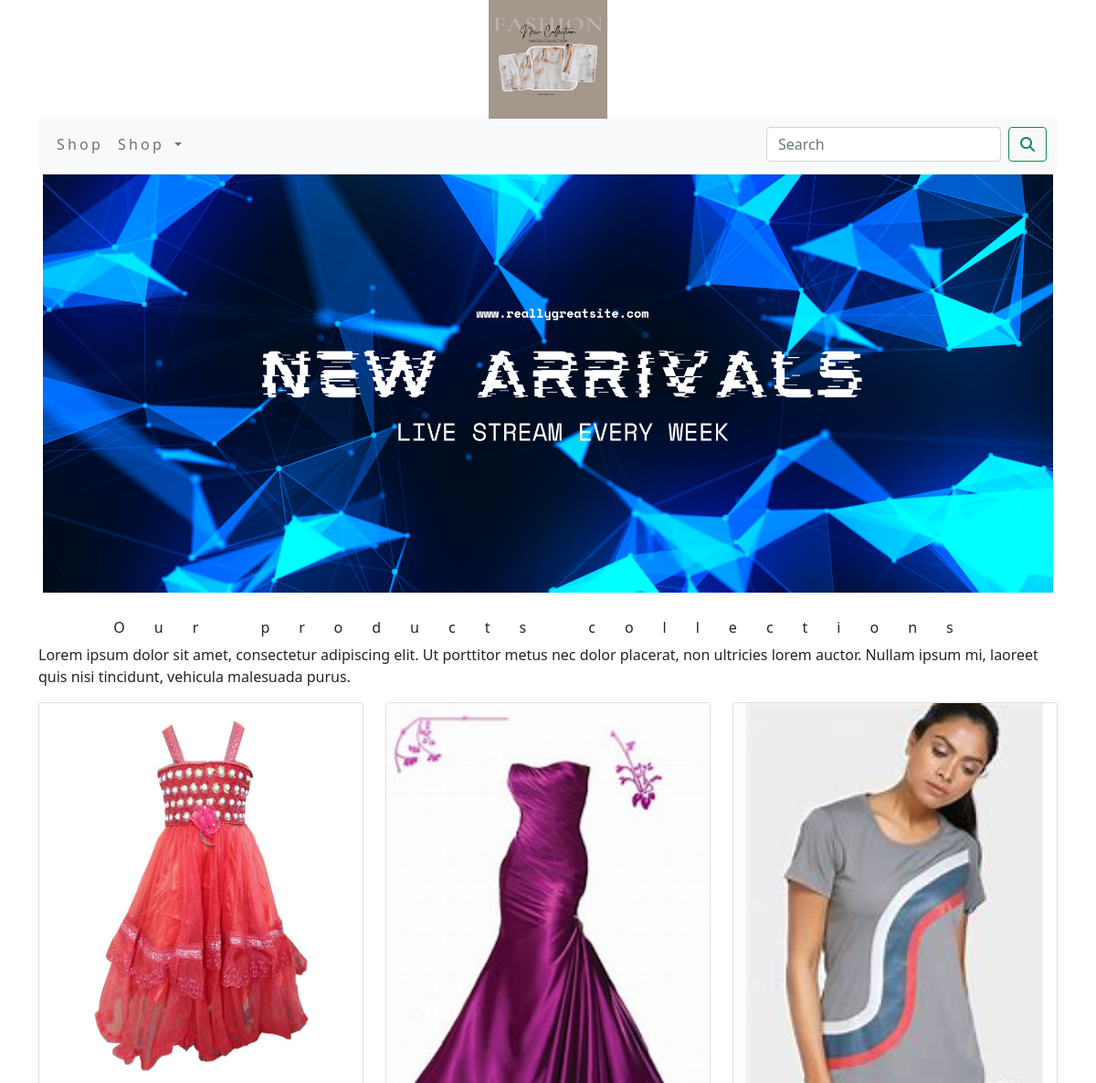
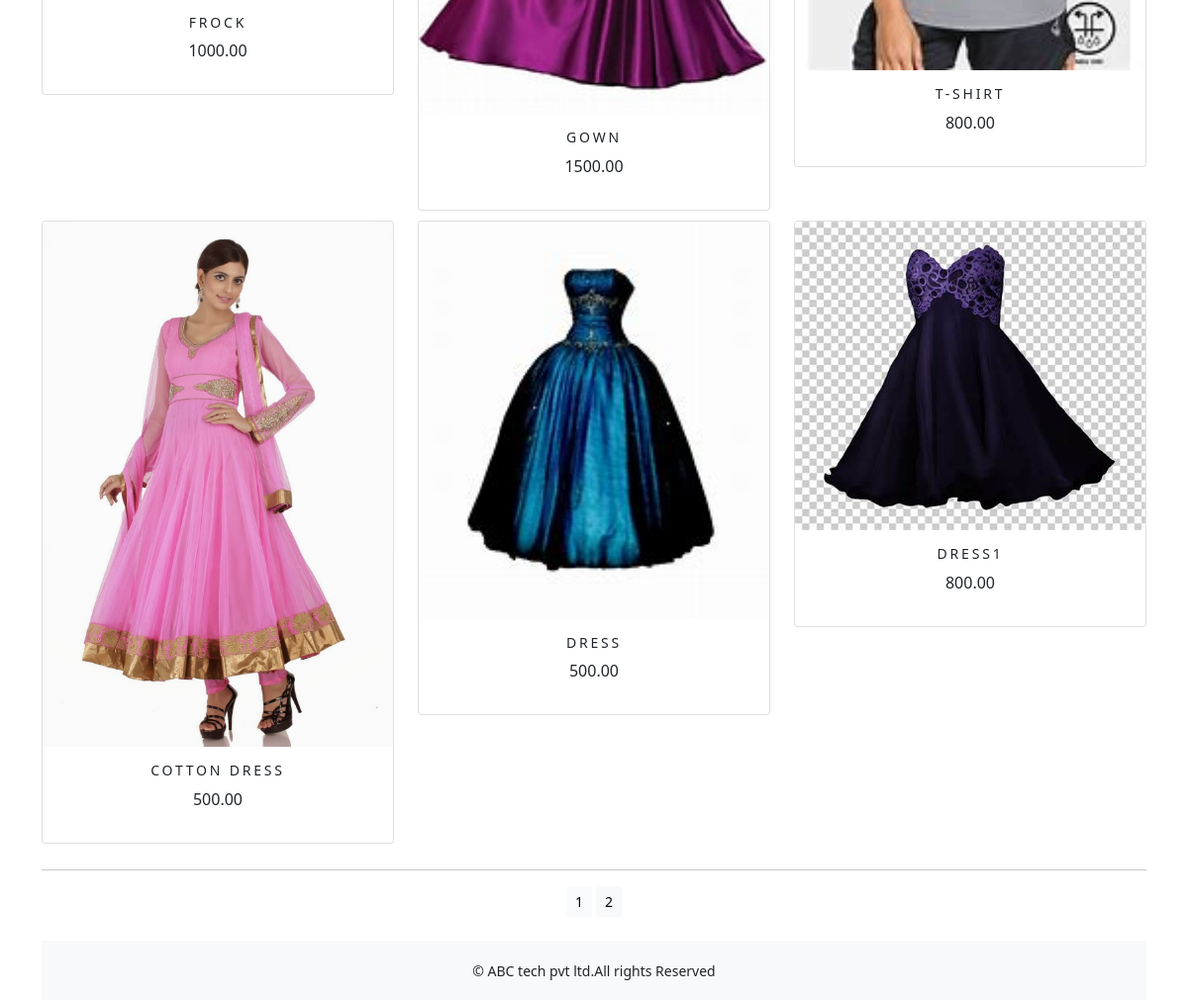
The page /shops on the database its author committed (2 pictures, top to bottom).
### shops/models.py (models this page shows, shortened)
class product(models.Model):
    name=models.CharField(max_length=250,unique=True)
    slug=models.SlugField(max_length=250,unique=True)
    description=models.TextField(blank=True)
    price=models.DecimalField(max_digits=10,decimal_places=2)
    category=models.ForeignKey(category,on_delete=models.CASCADE)
    image=models.ImageField(upload_to='product',blank=True)
    stock=models.IntegerField()
    available=models.BooleanField(default=True)
    created=models.DateTimeField(auto_now_add=True)
    updated=models.DateTimeField(auto_now=True)
    def get_url(self):
        return reverse('shops:prodCatdetail',args=[self.category.slug,self.slug])
    class Meta:
        ordering=('name',)
        verbose_name='product'
        verbose_name_plural='product'

### shops/views.py (the view)
# urls.py: path('',views.allProdCat,name='allProdCat'),
def allProdCat(request,c_slug=None):
    c_page=None
    products_list=None
    if c_slug!=None:
        c_page=get_object_or_404(category,slug=c_slug)
        products_list=product.objects.all().filter(category=c_page,available=True)
    else:
        products_list=product.objects.all().filter(available=True)
    paginator=Paginator(products_list,6)
    try:
        page=int(request.GET.get('page','1'))
    except:
        page=1
    try:
        products=paginator.page(page)
    except  (EmptyPage,InvalidPage):
        products=paginator.page(paginator.num_pages)
    return render(request,"category.html", {'category':c_page,'products':products})

### cart/context_processors.py (called while the page is built)
def counter(request):
    item_count=0
    if 'admin' in request.path:
        return {}
    else:
        try:
            cart=Cart.objects.filter(cart_id=_cart_id(request))
            car_items=CartItem.objects.all().filter(cart=cart[:1])
            for cart_item in car_items:
                item_count += cart_item.quantity
        except Cart.DoesNotExist:
            item_count =0
    return   dict(item_count=item_count)

### cart/views.py (called while the page is built)
def _cart_id(request):
    cart=request.session.session_key
    if not cart:
        cart=request.session.create()
    return cart

### shops/context_processors.py (called while the page is built)
def menu_links(request):
    links=category.objects.all()
    return dict(links=links)

### shops/models.py (called while the page is built)
    def get_url(self):
        return reverse('shops:products_by_category',args= [self.slug])

### templates/category.html (shortened to what this page needs)
{% extends 'base.html' %}
{% load static %}
{% block content %}
<div class="mx_auto">
    {% if category %}
    <img  class="my_image" src="{{category.image.url}}" alt="{{category.name}}">
</div>
<br>
<div>
    <h1 class="text-center my_title">{{category.name}}</h1>
    <p class="text-justify">{{category.description}}</p>
</div>
{% else %}
<div>
    <img class="my_image my_image_padding" src="{% static 'img/banner.png' %}" alt="Our products">
</div>
<br>
<div>
    <h1 class="text-center my_title"> Our products collections</h1>
    <p class="text-justify">Lorem ipsum dolor sit amet, consectetur adipiscing elit. Ut porttitor metus nec dolor placerat, non ultricies lorem auctor. Nullam ipsum mi, laoreet quis nisi tincidunt, vehicula malesuada purus.</p>
</div>
{% endif %}
<div clas="container">
    <div class="row mx_auto">
        {% for product in products.object_list %}
        <div class="my_bottom_margin col">
            <div class="card text-center" style="min-width:18rem;">
            <a href="{{product.get_url}}"><img class="card-img-top my_image" src="{{product.image.url}}" alt="{{product.name}}" width="1250px;"></a>
            <div class="card-body">
                <h4>{{product.name}}</h4>
                <p>{{product.price}}</p>
            </div>
            </div>
        </div>
    {% endfor %}
    </div>
    <div class="mx-auto">
        {% if products.paginator.num_pages > 1 %}
        <hr>
        <div class="text-center">
            {% for pg in products.paginator.page_range %}
                <a href="?page={{pg}}"  class="btn btn-light btn-sm {% if products.number == pg %}active {% endif %}">{{pg}}</a>
            {% endfor %}
        </div>
        {% endif %}
    </div>
    <br>
</div>
{% endblock %}

### templates/base.html (shortened to what this page needs)
{% load static %}
<!DOCTYPE html>
<html lang="en">
<head>
    <link rel="stylesheet" href="{% static 'css/custom.css' %}">
      <link href="{% static 'css/bootstrap.min.css' %}" rel="stylesheet" >
</head>
<body>
<div class="container">
    {% include 'header.html' %}
    {% include 'navbar.html' %}
    {% block content %}
    {% endblock %}
    </div>
    {% include 'footer.html' %}
</body>
</html>

### templates/header.html
{% load static %}
<header>
    <center>
        <a href="{%url 'shops:allProdCat' %}"> <img src="{% static 'img/logo.png' %}" alt="logo image" width="130px;" height="130px;">
    </center>
</header>

### templates/navbar.html (shortened to what this page needs)
<nav class="navbar navbar-expand-lg navbar-light bg-light">
  <div class="container-fluid">
    <div class="collapse navbar-collapse" id="navbarSupportedContent">
      <ul class="navbar-nav me-auto mb-2 mb-lg-0">
        <li class="nav-item">
          <a class="nav-link" href="#">Shop</a>
        </li>
        <li class="nav-item dropdown {% if 'shop' in request.path %} active {% endif %}">
          <a class="nav-link dropdown-toggle" href="#" id="navbarDropdown" role="button" data-bs-toggle="dropdown" aria-expanded="false">
            Shop
          </a>
        </li>
      </ul>
      <form class="d-flex" action="{% url 'search_app:SearchResult' %}" method="get">
        <input class="form-control me-2" type="search" placeholder="Search" name="q" aria-label="Search">
        <button class="btn btn-outline-success" type="submit"><i class="fa fa-search" ></i>
</button>
      </form>
    </div>
  </div>
</nav>

### templates/footer.html
<div class="footer navbar-fixed-bottom my_footer">
    <p class="text-center">&copy; ABC tech pvt ltd.All rights Reserved</p>
</div>

### static/css/custom.css (style rules this page uses)
body { font-family: 'Roboto', sans-serif; }
.nav-item { letter-spacing : .2em; font-size :14px text-transform :uppercase; }
.my_footer { background-color:#f8f9fa; height:60px; }
.my_footer p { padding-top:20px; font-size:14px; }
.my_image { width: 100%; height:auto; }
.my_title { font-size:16px; text_transform:uppercase; letter-spacing:02em; }
.my_image_padding { padding:5px; }
.my_bottom_margin { margin-bottom:10px; }
.card-body h4 { font-size:14px; text-transform:uppercase; letter-spacing:.2em; }

### rows shown on the page
product: image (picture), name "FROCK", price "1000.00"
product: image (picture), name "GOWN", price "1500.00"
product: image (picture), name "T-SHIRT", price "800.00"
product: image (picture), name "COTTON DRESS", price "500.00"
product: image (picture), name "DRESS", price "500.00"
product: image (picture), name "DRESS1", price "800.00"

### other values the page prints
{{ pg }} "1" "2"
